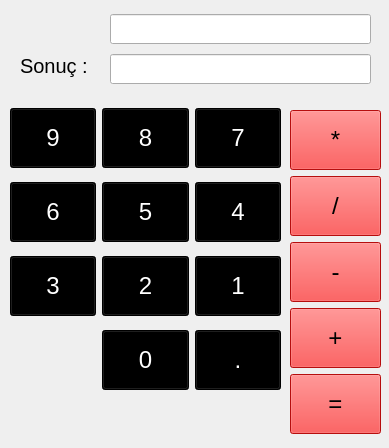
<?xml version="1.0" encoding="UTF-8"?>
<ui version="4.0">
 <class>Form</class>
 <widget class="QWidget" name="Form">
  <property name="geometry">
   <rect>
    <x>0</x>
    <y>0</y>
    <width>389</width>
    <height>448</height>
   </rect>
  </property>
  <property name="minimumSize">
   <size>
    <width>389</width>
    <height>448</height>
   </size>
  </property>
  <property name="maximumSize">
   <size>
    <width>389</width>
    <height>448</height>
   </size>
  </property>
  <property name="windowTitle">
   <string>Hesap Makinesi</string>
  </property>
  <widget class="QWidget" name="gridLayoutWidget">
   <property name="geometry">
    <rect>
     <x>10</x>
     <y>100</y>
     <width>271</width>
     <height>301</height>
    </rect>
   </property>
   <layout class="QGridLayout" name="gridLayout">
    <item row="0" column="0">
     <widget class="QPushButton" name="buton9">
      <property name="minimumSize">
       <size>
        <width>60</width>
        <height>60</height>
       </size>
      </property>
      <property name="font">
       <font>
        <family>Microsoft Sans Serif</family>
        <pointsize>18</pointsize>
       </font>
      </property>
      <property name="styleSheet">
       <string notr="true">background-color: black;
color : white;

</string>
      </property>
      <property name="text">
       <string>9</string>
      </property>
     </widget>
    </item>
    <item row="2" column="2">
     <widget class="QPushButton" name="buton1">
      <property name="minimumSize">
       <size>
        <width>60</width>
        <height>60</height>
       </size>
      </property>
      <property name="font">
       <font>
        <family>Microsoft Sans Serif</family>
        <pointsize>18</pointsize>
       </font>
      </property>
      <property name="styleSheet">
       <string notr="true">background-color: black;
color : white;

</string>
      </property>
      <property name="text">
       <string>1</string>
      </property>
     </widget>
    </item>
    <item row="2" column="1">
     <widget class="QPushButton" name="buton2">
      <property name="minimumSize">
       <size>
        <width>60</width>
        <height>60</height>
       </size>
      </property>
      <property name="font">
       <font>
        <family>Microsoft Sans Serif</family>
        <pointsize>18</pointsize>
       </font>
      </property>
      <property name="styleSheet">
       <string notr="true">background-color: black;
color : white;

</string>
      </property>
      <property name="text">
       <string>2</string>
      </property>
     </widget>
    </item>
    <item row="0" column="2">
     <widget class="QPushButton" name="buton7">
      <property name="minimumSize">
       <size>
        <width>60</width>
        <height>60</height>
       </size>
      </property>
      <property name="font">
       <font>
        <family>Microsoft Sans Serif</family>
        <pointsize>18</pointsize>
       </font>
      </property>
      <property name="styleSheet">
       <string notr="true">background-color: black;
color : white;

</string>
      </property>
      <property name="text">
       <string>7</string>
      </property>
     </widget>
    </item>
    <item row="1" column="1">
     <widget class="QPushButton" name="buton5">
      <property name="minimumSize">
       <size>
        <width>60</width>
        <height>60</height>
       </size>
      </property>
      <property name="font">
       <font>
        <family>Microsoft Sans Serif</family>
        <pointsize>18</pointsize>
       </font>
      </property>
      <property name="styleSheet">
       <string notr="true">background-color: black;
color : white;

</string>
      </property>
      <property name="text">
       <string>5</string>
      </property>
     </widget>
    </item>
    <item row="2" column="0">
     <widget class="QPushButton" name="buton3">
      <property name="minimumSize">
       <size>
        <width>60</width>
        <height>60</height>
       </size>
      </property>
      <property name="font">
       <font>
        <family>Microsoft Sans Serif</family>
        <pointsize>18</pointsize>
       </font>
      </property>
      <property name="styleSheet">
       <string notr="true">background-color: black;
color : white;

</string>
      </property>
      <property name="text">
       <string>3</string>
      </property>
     </widget>
    </item>
    <item row="0" column="1">
     <widget class="QPushButton" name="buton8">
      <property name="minimumSize">
       <size>
        <width>60</width>
        <height>60</height>
       </size>
      </property>
      <property name="font">
       <font>
        <family>Microsoft Sans Serif</family>
        <pointsize>18</pointsize>
       </font>
      </property>
      <property name="styleSheet">
       <string notr="true">background-color: black;
color : white;

</string>
      </property>
      <property name="text">
       <string>8</string>
      </property>
     </widget>
    </item>
    <item row="1" column="2">
     <widget class="QPushButton" name="buton4">
      <property name="minimumSize">
       <size>
        <width>60</width>
        <height>60</height>
       </size>
      </property>
      <property name="font">
       <font>
        <family>Microsoft Sans Serif</family>
        <pointsize>18</pointsize>
       </font>
      </property>
      <property name="styleSheet">
       <string notr="true">background-color: black;
color : white;

</string>
      </property>
      <property name="text">
       <string>4</string>
      </property>
     </widget>
    </item>
    <item row="1" column="0">
     <widget class="QPushButton" name="buton6">
      <property name="minimumSize">
       <size>
        <width>60</width>
        <height>60</height>
       </size>
      </property>
      <property name="font">
       <font>
        <family>Microsoft Sans Serif</family>
        <pointsize>18</pointsize>
       </font>
      </property>
      <property name="styleSheet">
       <string notr="true">background-color: black;
color : white;

</string>
      </property>
      <property name="text">
       <string>6</string>
      </property>
     </widget>
    </item>
    <item row="3" column="1">
     <widget class="QPushButton" name="buton0">
      <property name="minimumSize">
       <size>
        <width>60</width>
        <height>60</height>
       </size>
      </property>
      <property name="font">
       <font>
        <family>Microsoft Sans Serif</family>
        <pointsize>18</pointsize>
       </font>
      </property>
      <property name="styleSheet">
       <string notr="true">background-color: black;
color : white;

</string>
      </property>
      <property name="text">
       <string>0</string>
      </property>
     </widget>
    </item>
    <item row="3" column="2">
     <widget class="QPushButton" name="butonNokta">
      <property name="minimumSize">
       <size>
        <width>60</width>
        <height>60</height>
       </size>
      </property>
      <property name="font">
       <font>
        <family>Microsoft Sans Serif</family>
        <pointsize>18</pointsize>
       </font>
      </property>
      <property name="styleSheet">
       <string notr="true">background-color: black;
color : white;

</string>
      </property>
      <property name="text">
       <string>.</string>
      </property>
     </widget>
    </item>
   </layout>
  </widget>
  <widget class="QWidget" name="verticalLayoutWidget">
   <property name="geometry">
    <rect>
     <x>290</x>
     <y>110</y>
     <width>91</width>
     <height>326</height>
    </rect>
   </property>
   <layout class="QVBoxLayout" name="verticalLayout">
    <item>
     <widget class="QPushButton" name="butonCarp">
      <property name="minimumSize">
       <size>
        <width>60</width>
        <height>60</height>
       </size>
      </property>
      <property name="font">
       <font>
        <pointsize>18</pointsize>
        <weight>50</weight>
        <bold>false</bold>
       </font>
      </property>
      <property name="styleSheet">
       <string notr="true">background-color: rgb(255, 20, 20);
</string>
      </property>
      <property name="text">
       <string>*</string>
      </property>
     </widget>
    </item>
    <item>
     <widget class="QPushButton" name="butonBol">
      <property name="minimumSize">
       <size>
        <width>60</width>
        <height>60</height>
       </size>
      </property>
      <property name="font">
       <font>
        <pointsize>18</pointsize>
        <weight>50</weight>
        <bold>false</bold>
       </font>
      </property>
      <property name="styleSheet">
       <string notr="true">background-color: rgb(255, 20, 20);
</string>
      </property>
      <property name="text">
       <string>/</string>
      </property>
     </widget>
    </item>
    <item>
     <widget class="QPushButton" name="butonCikart">
      <property name="minimumSize">
       <size>
        <width>60</width>
        <height>60</height>
       </size>
      </property>
      <property name="font">
       <font>
        <pointsize>18</pointsize>
        <weight>50</weight>
        <bold>false</bold>
       </font>
      </property>
      <property name="styleSheet">
       <string notr="true">background-color: rgb(255, 20, 20);
</string>
      </property>
      <property name="text">
       <string>-</string>
      </property>
     </widget>
    </item>
    <item>
     <widget class="QPushButton" name="butonTopla">
      <property name="minimumSize">
       <size>
        <width>60</width>
        <height>60</height>
       </size>
      </property>
      <property name="font">
       <font>
        <pointsize>18</pointsize>
        <weight>50</weight>
        <bold>false</bold>
       </font>
      </property>
      <property name="styleSheet">
       <string notr="true">background-color: rgb(255, 20, 20);
</string>
      </property>
      <property name="text">
       <string>+</string>
      </property>
     </widget>
    </item>
    <item>
     <widget class="QPushButton" name="butonEsittir">
      <property name="minimumSize">
       <size>
        <width>60</width>
        <height>60</height>
       </size>
      </property>
      <property name="font">
       <font>
        <pointsize>18</pointsize>
        <weight>50</weight>
        <bold>false</bold>
       </font>
      </property>
      <property name="styleSheet">
       <string notr="true">background-color: rgb(255, 20, 20);
</string>
      </property>
      <property name="text">
       <string>=</string>
      </property>
     </widget>
    </item>
   </layout>
  </widget>
  <widget class="QLabel" name="labelBekleyenIslem">
   <property name="geometry">
    <rect>
     <x>20</x>
     <y>20</y>
     <width>51</width>
     <height>16</height>
    </rect>
   </property>
   <property name="font">
    <font>
     <pointsize>18</pointsize>
     <weight>75</weight>
     <bold>true</bold>
    </font>
   </property>
   <property name="text">
    <string/>
   </property>
   <property name="alignment">
    <set>Qt::AlignCenter</set>
   </property>
  </widget>
  <widget class="QWidget" name="verticalLayoutWidget_2">
   <property name="geometry">
    <rect>
     <x>110</x>
     <y>10</y>
     <width>261</width>
     <height>80</height>
    </rect>
   </property>
   <layout class="QVBoxLayout" name="verticalLayout_2">
    <item>
     <widget class="QLineEdit" name="islemEdit">
      <property name="minimumSize">
       <size>
        <width>0</width>
        <height>30</height>
       </size>
      </property>
      <property name="readOnly">
       <bool>true</bool>
      </property>
     </widget>
    </item>
    <item>
     <widget class="QLineEdit" name="cevapEdit">
      <property name="minimumSize">
       <size>
        <width>0</width>
        <height>30</height>
       </size>
      </property>
      <property name="readOnly">
       <bool>true</bool>
      </property>
     </widget>
    </item>
   </layout>
  </widget>
  <widget class="QLabel" name="label">
   <property name="geometry">
    <rect>
     <x>20</x>
     <y>50</y>
     <width>71</width>
     <height>31</height>
    </rect>
   </property>
   <property name="font">
    <font>
     <pointsize>15</pointsize>
    </font>
   </property>
   <property name="text">
    <string>Sonuç :</string>
   </property>
  </widget>
 </widget>
 <resources/>
 <connections/>
</ui>
